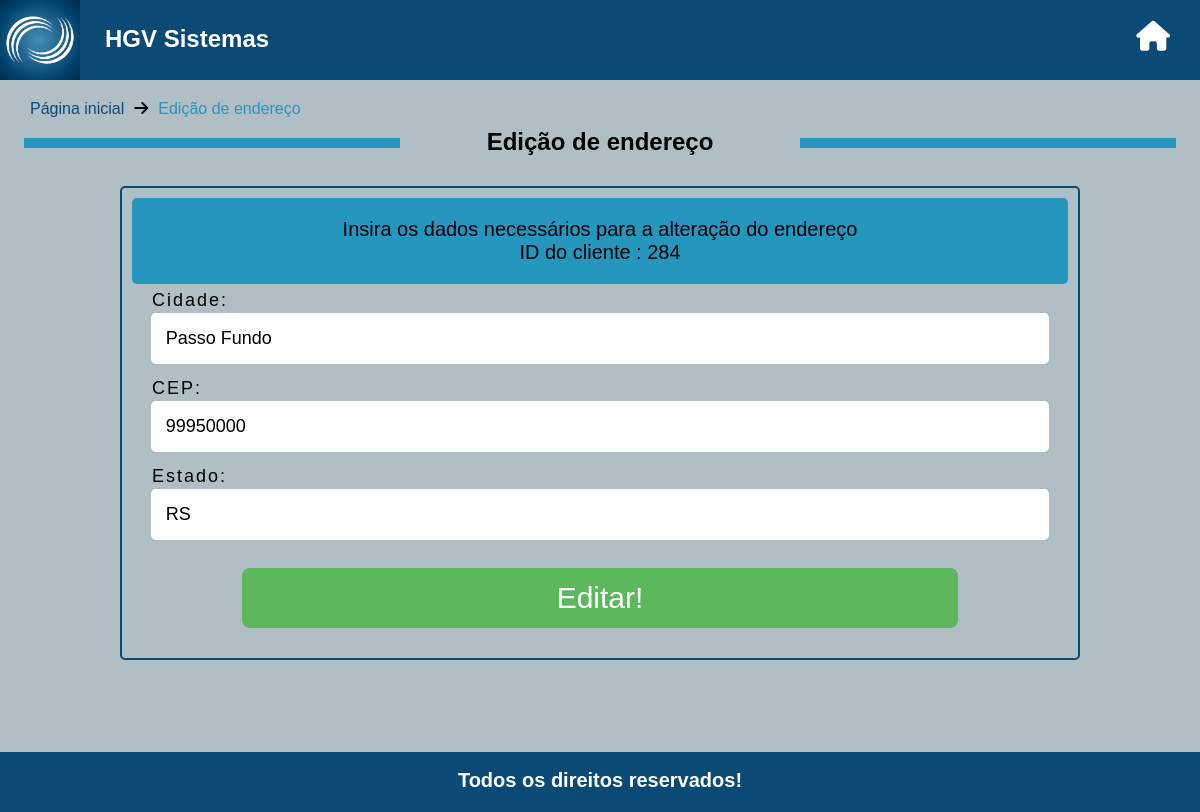
The page /pages/editarEndereco.php?editar=284 on the database its author committed.
### tables this page shows
CREATE TABLE `tb_enderecos` (
  `id` int(11) NOT NULL,
  `cidade` varchar(100) NOT NULL,
  `cep` int(8) NOT NULL,
  `uf` varchar(2) NOT NULL
);

### config.php (called while the page is built, shortened)
<?php
    class MySql{
        private static $pdo;
        public static function conectar(){
            if(self::$pdo == null){
                try{
                    self::$pdo = new PDO('mysql:host='.HOST.';dbname='.DATABASE,USER,PASSWORD,array(PDO::MYSQL_ATTR_INIT_COMMAND => "SET NAMES utf8"));
                    self::$pdo->setAttribute(PDO::ATTR_ERRMODE,PDO::ERRMODE_EXCEPTION);
                }catch(Exception $e){
                    echo '<h2>Erro ao conectar<h2>';
                }
            }
            return self::$pdo;
        }
    }

### pages/editarEndereco.php (the view, shortened to what this page needs)
<?php include('../config.php'); ?>
<?php include ('../pages/templates/header.php'); ?>
<div class="nav-menu">
    <a class="nav-menu-active" href="<?php echo INCLUDE_PATH ?>">Página inicial</a><i class="fas fa-arrow-right"></i><a class="nav-menu-disabled">Edição de endereço</a>
</div>
<div class="title">
    <h2>Edição de endereço</h2>
</div>
<form class="formAddress" method="POST">
    <?php
    $id = $_GET['editar'];
    $select = MySql::conectar()->prepare("SELECT * FROM `tb_enderecos` WHERE id = ?");
    $select->execute(array($id));
    foreach ($select as $key => $value) {
    ?>
    <h2>Insira os dados necessários para a alteração do endereço<br>ID do cliente : <?php echo $id ?></h2>
    <label>Cidade:</label>
    <input type="text" name="cidade" placeholder="Ex: São Paulo" maxlength="100" value="<?php echo $value['cidade']; ?>">
    <label>CEP:</label>
    <input type="text" name="cep" placeholder="Ex: 99950000" maxlength="8" value="<?php echo $value['cep']; ?>">
    <label>Estado:</label>
    <input type="text" name="uf" placeholder="Ex: RS" maxlength="2" value="<?php echo $value['uf']; ?>">
    <div class="btnContainer">
    <input class="btnEdit" id="<?php echo $id ?>" type="submit" name="action" value="Editar!">
    </div>
    <?php } ?>
</form>
<?php include('templates/footer.php'); ?>

### css/style.css (style rules this page uses)
* { margin: 0; padding: 0; box-sizing: border-box; font-family:Verdana, Geneva, Tahoma, sans-serif; }
html { position: relative; min-height: 100%; }
body { margin: 0 0 60px; }
a { text-decoration: none; }
.nav-menu { padding-left:20px; }
.nav-menu a { padding: 10px; text-decoration: none; }
.nav-menu-active { color: #0a4a75; }
.nav-menu-disabled { color: #2596be; cursor: default; }
.title h2 { text-align: center; padding-bottom: 20px; background-color: #b0bec5; width: 400px; margin: 0 auto; position: relative; }
.addCitiesBtn, .formAddress input[type=submit] { width: 80%; height: 60px; margin: 0 auto; display: block; background-color: #5cb85c; padding: 10px; font-size: 30px; border: 0; border-radius: 8px; color: white; cursor: pointer; }
.btnContainer { padding: 20px; }
.formAddress { width: 80%; border: 2px solid #0a4a75; padding: 10px; margin: 10px auto; border-radius: 5px; }
.formAddress h2 { padding: 20px; font-weight: 500; background-color: #2596be; text-align: center; font-size: 20px; border-radius: 5px; }
.formAddress label { font-size: 18px; font-weight: 500; padding: 20px; letter-spacing: 2px; position: relative; top: 6px; }
.formAddress input[type=text] { font-size: 18px; padding: 15px; width: 96%; display: block; margin: 8px auto; border: 0; border-radius: 5px; }

### rows shown on the page
tb_enderecos: cidade "Passo Fundo", cep "99950000", uf "RS"
